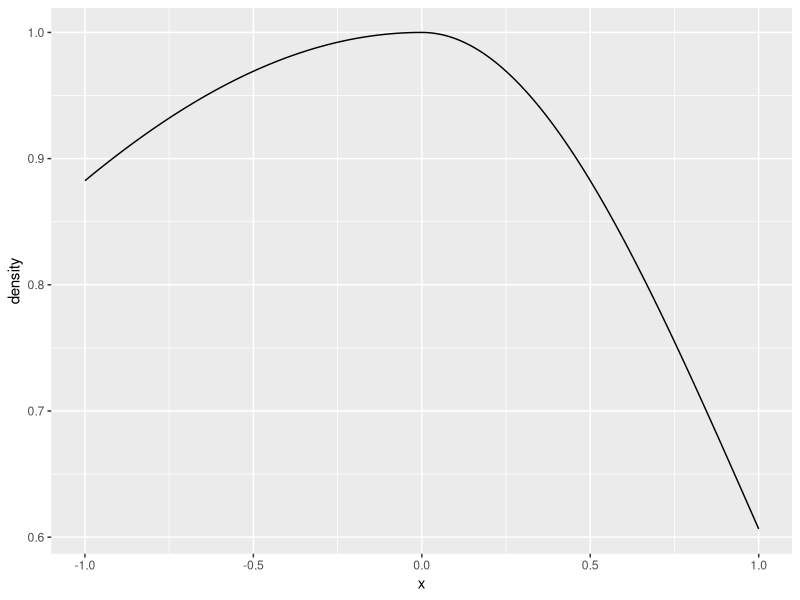

Generate this figure with R: (Note: this script raises an error after producing the figure.)
## ---- chunk 1
knitr::opts_chunk$set(echo = TRUE)
## ---- chunk 2
#E1, E2 refers to Holcombe Nguyen Goodbourn E1, E2
E1n<- 16
#Raw effect size plus standard error and sd
P1E1canonical=.23;  P1E1c_se = .058; P1E1c_sd = P1E1c_se * sqrt(E1n)
P1E1reversed= .062;  P1E1r_se = .07; P1E1r_sd = P1E1r_se * sqrt(E1n)
#To calculate sd of the bias diff, consider that the variances sum,
#therefore first sum the variances then convert back to standard deviation
#Although only true for *independent* random variables and these unlikely to be totally independent

E2n<- 24
P1E2canonical=.218; P1E2c_se =.034; P1E2c_sd= P1E2c_se * sqrt(E2n)
P1E2inverted=.017; P1E2i_se =.049; P1E2i_sd = P1E2i_se * sqrt(E2n)

P1E2vertUpright=.188; P1E2vu_se=.043; P1E2vu_sd = P1E2vu_se * sqrt(E2n)
P1E2vertInverted= -.07; P1E2vi_se=.049; P1E2vi_sd = P1E2vi_se * sqrt(E2n)

## ---- chunk 3
#Figure 4a
#Looks like for HolcombeNguyenGoodbourn the effect size calculations above are all of the difference scores, not the individual sides
# vertical difference d = 1.74, 95% CI [0.30, 0.50].  This is taken straight from the results section.
HolGoodVertCohensD = 1.74

## ---- chunk 4
cohensDsHoriz<-c(P1E1canonical/P1E1c_sd,
                 P1E2canonical/P1E2c_sd) 
cohensDsHorizLabels<-c("HolNguGoodE1horiz","HolNguGoodE2horiz")

cohensDs<-c(HolGoodVertCohensD,
            P1E2vertUpright / P1E2vu_sd) 
print(cohensDs)
cohensDslabels<-c("HolGoodVert", "HolNguGoodVert")
meanCohensD<-cohensDs[[1]]*.7 + cohensDs[[2]]*.3  #mean(cohensDs)
## ---- chunk 5
wordHandicap=.5
## ---- chunk 6
wordPredictedCohensD<- meanCohensD * wordHandicap
## ---- chunk 7
priorSD<- sd(cohensDs)*0.6
## ---- chunk 8
# doubleGaussian = function(x, mean,sdLeft,sdRight) {
#   print(x)
#   if (x<mean) {
#     y = dnorm(x,mean,sdLeft)
#   } else {
#     y = dnorm(x,mean,sdRight)
#   }
#   y
# }

doubleGaussian = function(x, mean,sdLeft,sdRight) {
  #print(length(x))  # Most plotting functions send this a million numbers rather than one
  #A double gaussian is two half-gaussians with different sigmas. But to make them match up, I have to calculate the peak height of each and then rescale. The peak height is of course its value at the mean. I will scale each so that it peaks at 1.
  #It will then be rescaled later to make it a proper density function that integrates to 1.
  if (x<mean) { 
    leftPeakHeight = dnorm(mean,mean,sdLeft)
    dnorm(x,mean,sdLeft) / leftPeakHeight
  } else {
    rightPeakHeight = dnorm(mean,mean,sdRight)
    dnorm(x,mean,sdRight) / rightPeakHeight
  }
}

myDoubleGaussian = function(x) {
  doubleGaussian(x,0,2,1)
}

#Test that myDoubleGaussian is working.

#My doubleGaussian function is not vectorized so I can't use normal way of plotting. Maybe I should vectorize, but that would be a good deal of work.
#https://stackoverflow.com/questions/44730774/how-to-use-custom-functions-in-mutate-dplyr

library("dplyr")
df <- data.frame(x=seq(-1,1,.01))
df<- df %>% mutate(density=  mapply(function(x) myDoubleGaussian(x), x))
#df<- df %>% mutate(density=x) #mutate(density=myDoubleGaussian(x))

library('ggplot2')
ggplot(df, aes(x=x,y=density)) + geom_line() + xlab("x") 
## ---- chunk 9
sigmaLeft =2
sigmaRight = 1
## ---- chunk 10
modalEffectSize = meanCohensD

#Set up mhy prior, a double Gaussian, making it a function of just one parameter, the x value
myDoubleGaussian = function(x) {
  doubleGaussian(x,modalEffectSize,sigmaLeft,sigmaRight)
}
## ---- chunk 11
#Specify hypothesis, technically alternative hypothesis (up to constant of proportionality) for letters
lo=0 #lower bound of support
hi=Inf #upper bound of support

#Define integrable prior - must be function of only the integrand
altHypothesisLtrs=function(delta) {

  y= myDoubleGaussian(delta)
    
  y=y*as.integer(delta>lo)*as.integer(delta<hi) #multiply by zero if outside of support
}

## ---- chunk 12
#Normalize alternative density in case is not already
#Calculate normalization factor - fraction to multiply prior by so it will integrate to 1
K=1/integrate(altHypothesisLtrs,lower=lo,upper=hi)$value 

#Thus final prior is the normalized function
priorLtrs=function(delta) K*altHypothesisLtrs(delta)
## ---- chunk 13

dDomain=seq(0,3,.01) #density domain

#Plot Alternative as a density and Null as a point arrow
maxAlt = priorLtrs(modalEffectSize) #maxAlt=max(priorLtrs(dDomain))

library("dplyr")
df <- data.frame(x=dDomain)
df<- df %>% mutate(density=  mapply(function(x) myDoubleGaussian(x), x))
#df<- df %>% mutate(density=x) #mutate(density=myDoubleGaussian(x))

library('ggplot2')
g<-ggplot(df, aes(x=x,y=density)) + geom_line() + xlab("Reading-direction bias (Cohen's d)") + theme_bw() 
g<- g + ggtitle("Letter top bias prior")
show(g)

plot(dDomain,priorLtrs(dDomain),typ='n',xlab="Reading-direction bias (Cohen's d)",ylab="Density",ylim=c(0,max(1,1.4*maxAlt)),main=)
#typ 'n' means invisible, and it's the lines command that actually plots the points.
arrows(0,0,0,1,col='darkblue',lwd=2)
lines(dDomain,priorLtrs(dDomain),col='green',lwd=2)
legend("topright",legend=c("Null","Alternative","Previous findings"),col=c('darkblue','green','black'),lwd=2)
points(cohensDs, rep(.1,length(cohensDs)),pch=19) #plot previous vertical effect sizes
text(cohensDs, c(.2,.27), cohensDslabels,cex=.75)

points(cohensDsHoriz, rep(.1,length(cohensDsHoriz)),pch=0) #plot previous horizontal arrangement effect sizes
text(cohensDsHoriz, c(.05,.1), cohensDsHorizLabels,cex=.75, col="grey")

## ---- chunk 14
#Specify hypothesis, technically alternative hypothesis (up to constant of proportionality) for words
modalEffectSize = wordPredictedCohensD
  
lo=0 #lower bound of support
hi=Inf #upper bound of support

#Define integrable prior - must be function of only the integrand
altHypothesisWords=function(delta) {
  mean= modalEffectSize
  sigma= priorSD
  y= dnorm(delta,mean,sigma)
  y=y*as.integer(delta>lo)*as.integer(delta<hi) #multiply by zero if outside of support
}
#Normalize alternative density in case is not already
#Calculate normalization factor - fraction to multiply prior by so it will integrate to 1
K=1/integrate(altHypothesisWords,lower=lo,upper=hi)$value 

#Thus final prior is the normalized function
priorWords=function(delta) K*altHypothesisWords(delta)
## ---- chunk 15

#delta=seq(-.2,1.2,.01)

dDomain=seq(-.3,2,.01)

 #Plot Alternative as a density and Null as a point arrow
 maxAlt=max(priorWords(dDomain))
 plot(dDomain,priorWords(dDomain),typ='n',xlab="Top bias (Cohen's d)",ylab="Density",ylim=c(0,1.4*maxAlt),main="Letter top bias prior")
 arrows(0,0,0,1,col='darkblue',lwd=2)
 lines(dDomain,priorWords(dDomain),col='green',lwd=2)
 legend("topright",legend=c("Null","Alternative","Previous findings"),col=c('darkblue','green','black'),lwd=2)
 
 points(cohensDs, rep(.1,length(cohensDs)),pch=19) #plot previous effect sizes
 text(cohensDs, c(.25,.35), labels,cex=.75)
